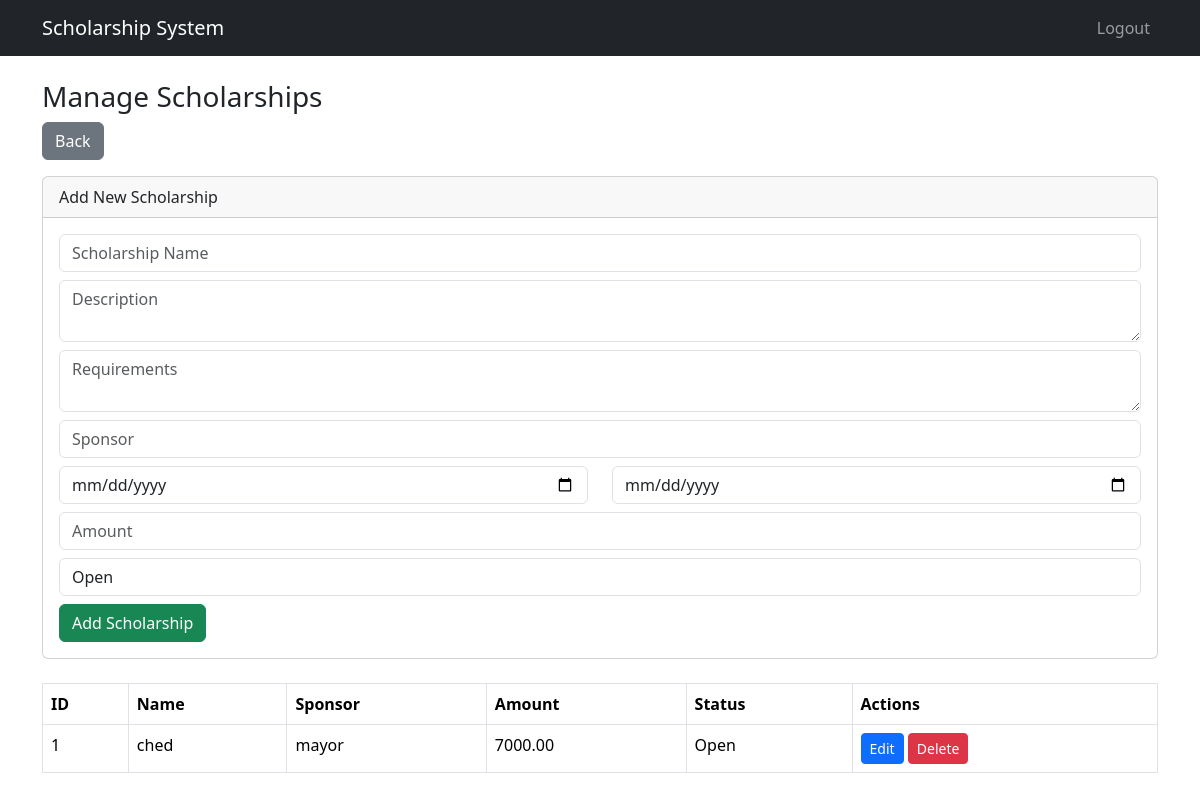
The page /admin/scholarships.php (signed in) on the database its author committed.
### tables this page shows
CREATE TABLE `scholarships` (
  `scholarship_id` int(11) NOT NULL,
  `name` varchar(100) DEFAULT NULL,
  `description` text DEFAULT NULL,
  `requirements` text DEFAULT NULL,
  `sponsor` varchar(100) DEFAULT NULL,
  `start_date` date DEFAULT NULL,
  `end_date` date DEFAULT NULL,
  `amount` decimal(10,2) DEFAULT NULL,
  `status` enum('Open','Closed') DEFAULT 'Open'
);

### admin/scholarships.php (the view, shortened to what this page needs)
<?php
$db = (new Database())->connect();
$scholarships = $db->query("SELECT * FROM scholarships ORDER BY start_date DESC")->fetchAll(PDO::FETCH_ASSOC);
include '../includes/header.php';
?>
<div class="container mt-4">
    <h3>Manage Scholarships</h3>
    <button type="button" onclick="history.back()" class="btn btn-secondary mb-3">Back</button>
    <div class="card mb-4">
        <div class="card-header">Add New Scholarship</div>
        <div class="card-body">
            <form method="post">
                <div class="mb-2">
                    <input type="text" name="name" class="form-control" placeholder="Scholarship Name" required>
                </div>
                <div class="mb-2">
                    <textarea name="description" class="form-control" placeholder="Description"></textarea>
                </div>
                <div class="mb-2">
                    <textarea name="requirements" class="form-control" placeholder="Requirements"></textarea>
                </div>
                <div class="mb-2">
                    <input type="text" name="sponsor" class="form-control" placeholder="Sponsor" required>
                </div>
                <div class="row mb-2">
                    <div class="col">
                        <input type="date" name="start_date" class="form-control" required>
                    </div>
                    <div class="col">
                        <input type="date" name="end_date" class="form-control" required>
                    </div>
                </div>
                <div class="mb-2">
                    <input type="number" step="0.01" name="amount" class="form-control" placeholder="Amount" required>
                </div>
                <div class="mb-2">
                    <select name="status" class="form-control" required>
                        <option value="Open">Open</option>
                    </select>
                </div>
                <button type="submit" name="add_scholarship" class="btn btn-success">Add Scholarship</button>
            </form>
        </div>
    </div>
    <table class="table table-bordered">
        <thead>
            <tr>
                <th>ID</th>
                <th>Name</th>
                <th>Sponsor</th>
                <th>Amount</th>
                <th>Status</th>
                <th>Actions</th>
            </tr>
        </thead>
        <tbody>
            <?php
            $counter = 1;
            foreach($scholarships as $s): ?>
                <tr>
                    <td><?= $counter++ ?></td>
                    <td><?= htmlspecialchars($s['name']) ?></td>
                    <td><?= htmlspecialchars($s['sponsor']) ?></td>
                    <td><?= $s['amount'] ?></td>
                    <td><?= $s['status'] ?></td>
                    <td>
                        <button class="btn btn-sm btn-primary" data-bs-toggle="modal" data-bs-target="#editModal<?= $s['scholarship_id'] ?>">Edit</button>
                        <a href="?delete=<?= $s['scholarship_id'] ?>" class="btn btn-sm btn-danger" onclick="return confirm('Delete this scholarship?')">Delete</a>
                    </td>
                </tr>
            <?php endforeach; ?>
        </tbody>
    </table>
</div>
<?php include '../includes/footer.php'; ?>

### rows shown on the page
scholarships: name "ched", sponsor "mayor", amount "7000.00", status "Open"
